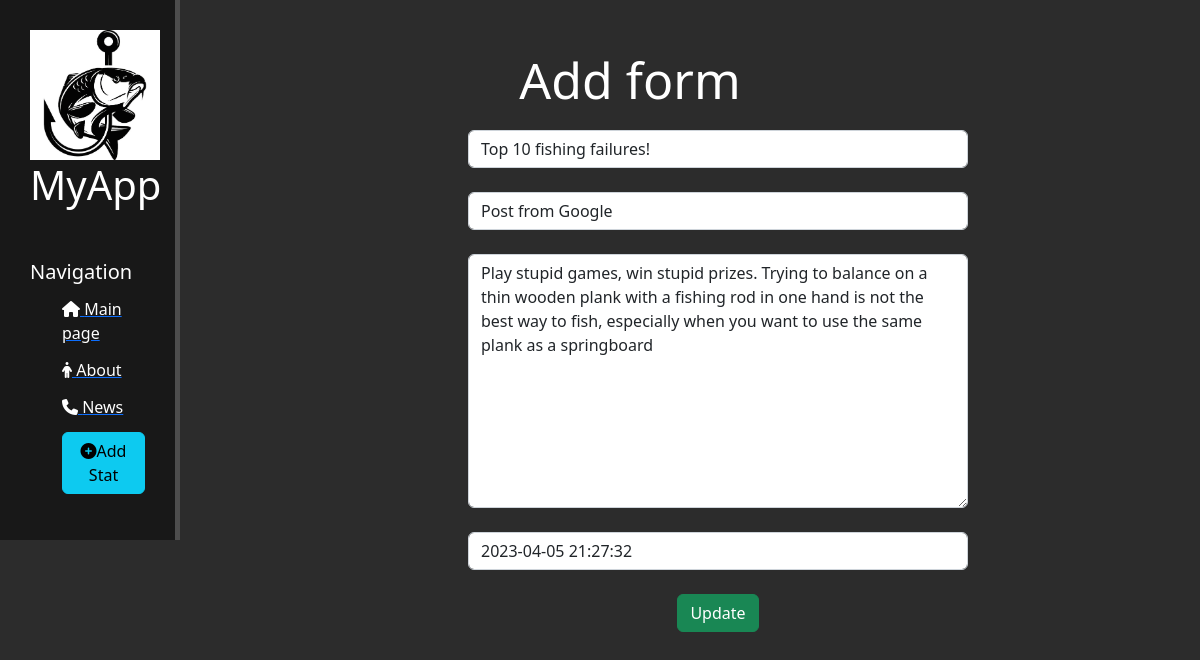
The page /news/8/update on the database its author committed.
### news/models.py (models this page shows, shortened)
class Articles(models.Model):
    title = models.CharField('Name', max_length=50)
    intro = models.CharField('Intro', max_length=250)
    full_text = models.TextField('Stat')
    date = models.DateTimeField('Data of publication')

### news/views.py (the view)
# urls.py: path('<int:pk>/update', views.NewsUpdateView.as_view(), name='news-update'),
class NewsUpdateView(UpdateView):
    model = Articles
    template_name = 'news/news_update.html'
    form_class = ArticlesForm

### news/forms.py
class ArticlesForm(ModelForm):
    class Meta:
        model = Articles
        fields = ['title', 'intro', 'full_text', 'date']
        widgets = {
            'title': TextInput(attrs={
                'class': 'form-control',
                'placeholder': 'Name of stat'
            }),
            'intro': TextInput(attrs={
                'class': 'form-control',
                'placeholder': 'Intro'
            }),
            'date': DateTimeInput(attrs={
                'class': 'form-control',
                'placeholder': 'Date of pub'
            }),
            'full_text': Textarea(attrs={
                'class': 'form-control',
                'placeholder': 'Text of stat'
            })
        }

### news/templates/news/news_update.html (shortened to what this page needs)
{% extends 'app/layout.html' %}
{% block content%}
   <div class="features">
      <h1>Add form</h1>
       <form method="post">
           {{ form.title }}<br>
           {{ form.intro }}<br>
           {{ form.full_text }}<br>
           {{ form.date }}<br>
           <button class="btn btn-success" type="submit">Update</button>
       </form>
   </div>
{% endblock %}

### app/static/app/css/main.css (style rules this page uses)
body { background: #2c2c2c; }
main .features { float: left; color: #fff; margin-top: 50px; text-align: center; width: 75%; }
main .features h1 { font-size: 50px; }
form { margin-left: 32%; width: 500px; margin-top: 20px; }

### rows shown on the page
Articles: title "Top 10 fishing failures!", intro "Post from Google", full_text "Play stupid games, win stupid prizes. Trying to balance on a thin wooden plank with a fishing rod in one hand is not the best way to fish, especially when you want to use the same plank as a springboard", date "2023-04-05 21:27:32"
